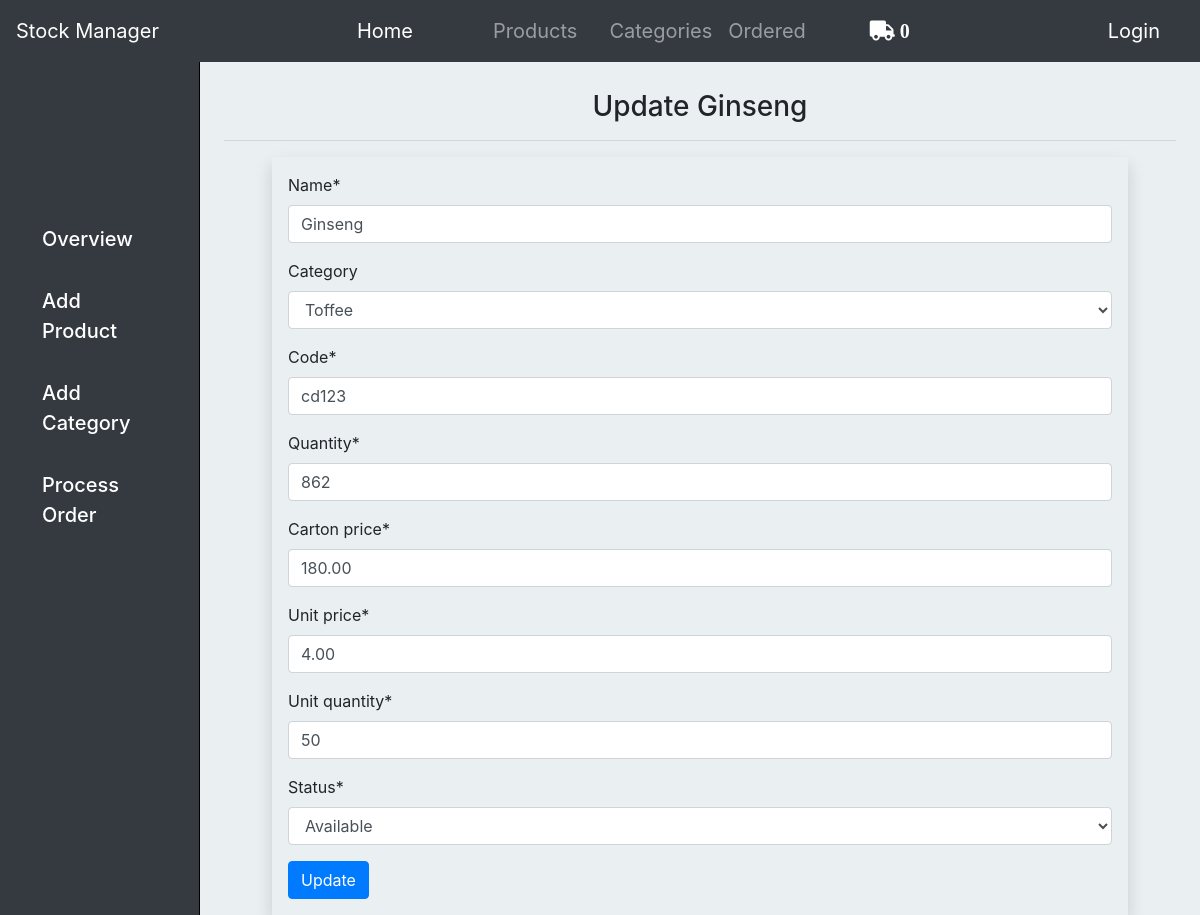
The app's page /products/edit/2/ with its own data.
### base/models.py (models this page shows, shortened)
class Product(models.Model):
    name = models.CharField(max_length=100)
    category = models.ForeignKey(Category, on_delete=models.CASCADE, null=True, blank=True, related_name='products')
    code = models.CharField(max_length=100)
    quantity = models.IntegerField(default=1)
    carton_price = models.DecimalField(decimal_places=2, default=0.00, max_digits=9)
    unit_price = models.DecimalField(decimal_places=2, default=0.00, max_digits=9)
    unit_quantity = models.IntegerField(default=1)
    status = models.CharField(max_length=100, choices=CHOICES, default="Available")
    owner = models.ForeignKey(User, on_delete=models.CASCADE)

class Category(models.Model):
    name = models.CharField(max_length=100)
    code = models.CharField(max_length=100)
    owner = models.ForeignKey(User, on_delete=models.CASCADE)
    def __str__(self):
        return self.name

### base/views.py (the view)
# urls.py: path('products/edit/<int:id>/', views.edit_product, name="editproduct"),
def edit_product(request, id):
    prod = get_object_or_404(Product, id=id)
    if request.method == 'POST':
        form = ProductAddForm(request.POST, instance=prod)
        if form.is_valid():
            form.save()
            messages.success(request, "Product Updated!")
            return redirect('product')
    else:
        form = ProductAddForm(instance=prod)
    context = {
        'prod':prod,
        'form':form
    }
    return render(request, 'base/product_edit.html', context)

### base/forms.py
class ProductAddForm(forms.ModelForm):
    class Meta:
        model = Product
        exclude = ['owner']

### base/templatetags/cart_template_tags.py (called while the page is built)
@register.filter
def cart_item_count(user):
    if user.is_authenticated:
        qs = Order.objects.filter(user=user, ordered=False)
        if qs.exists():
            return qs[0].items.count()
    return 0

### base/templates/base/product_edit.html (shortened to what this page needs)
{% extends 'base/layout.html' %}
{% load crispy_forms_tags %}
{% block main %}
		<h3 class="h3_head">Update {{prod.name}}</small></h3>
        <hr>
    <form class="mr-5 ml-5 shadow p-3" method="POST" action="">
    	{{form|crispy}}
    	<button type="submit" class="btn btn-primary"> Update</button>
    </form>
{% endblock main %}

### base/static/css/style.css (style rules this page uses)
.h3_head { text-align: center; }

### records on screen
Product: name "Ginseng", category "Toffee", code "cd123", quantity "862", carton_price "180.00", unit_price "4.00", unit_quantity "50", status "Available"

### other values on screen
{{ request.user|cart_item_count }} "0"
